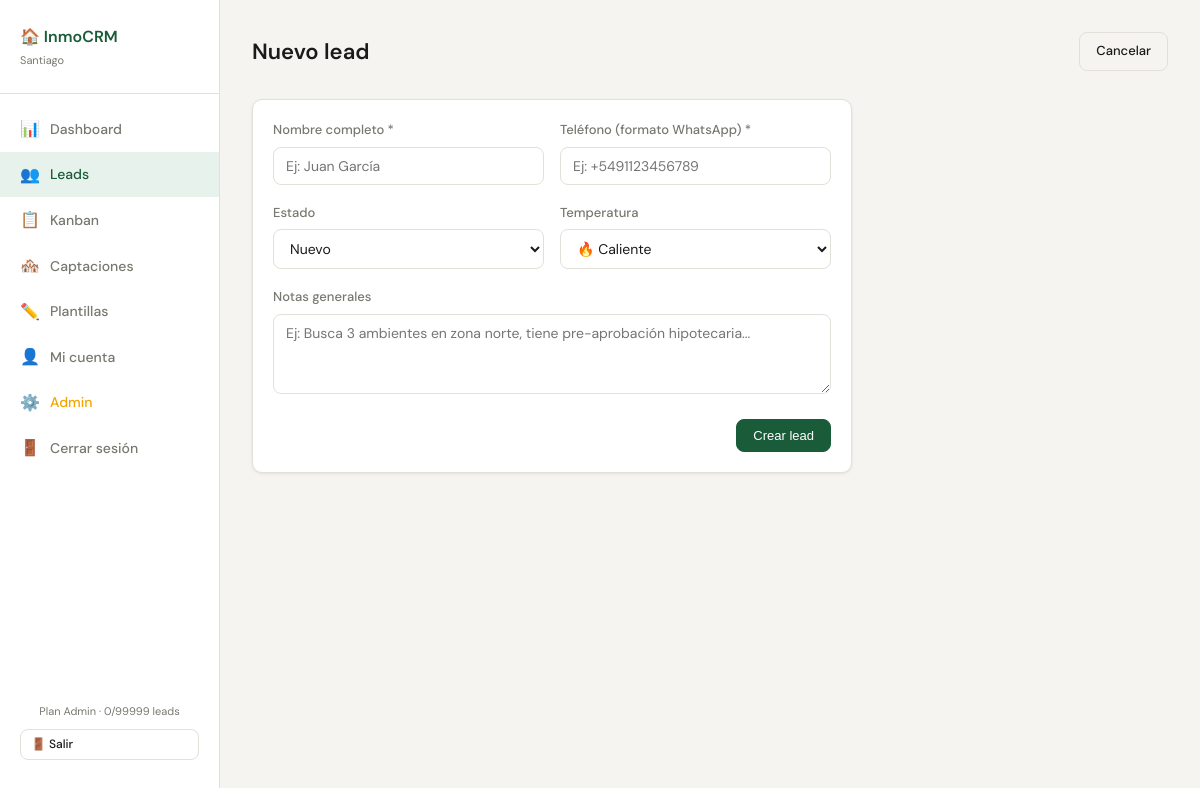
The page /leads/nuevo (signed in) on the database its author committed.
### database.py (models this page shows, shortened)
class Usuario(db.Model):
    __tablename__ = 'usuarios'
    id              = db.Column(db.Integer, primary_key=True)
    email           = db.Column(db.String(120), unique=True, nullable=False)
    password_hash   = db.Column(db.String(256), nullable=False)
    nombre          = db.Column(db.String(100), nullable=False)
    plan            = db.Column(db.String(20), default='basico')
    periodo_prueba  = db.Column(db.Boolean, default=True)
    prueba_expira   = db.Column(db.DateTime, nullable=True)
    activo          = db.Column(db.Boolean, default=True)
    es_admin        = db.Column(db.Boolean, default=False)
    creado_en       = db.Column(db.DateTime, default=datetime.now)
    leads   = db.relationship('Lead',   backref='usuario', lazy=True, cascade='all, delete-orphan')
    visitas = db.relationship('Visita', backref='usuario', lazy=True, cascade='all, delete-orphan')
    tareas  = db.relationship('Tarea',  backref='usuario', lazy=True, cascade='all, delete-orphan')
    PLANES = {
        'basico':  {'nombre': 'Básico',   'limite': 30,  'precio': 10},
        'pro':     {'nombre': 'Pro',      'limite': 70,  'precio': 30},
        'premium': {'nombre': 'Premium',  'limite': 150, 'precio': 40},
    }
    @property
    def limite_leads(self):
        if self.es_admin:
            return 99999
        return self.PLANES.get(self.plan, self.PLANES['basico'])['limite']
    @property
    def plan_nombre(self):
        if self.es_admin:
            return 'Admin'
        return self.PLANES.get(self.plan, self.PLANES['basico'])['nombre']
    @property
    def leads_count(self):
        return len(self.leads)
    @property
    def puede_crear_lead(self):
        if self.es_admin:
            return True, ''
    @property
    def prueba_activa(self):
        return self.periodo_prueba and self.prueba_expira and datetime.now() <= self.prueba_expira

### app.py (the view, shortened to what this page needs)
@app.route('/leads/nuevo', methods=['GET', 'POST'])
@login_requerido
def nuevo_lead():
    u = usuario_actual()
    puede, msg = u.puede_crear_lead
    if not puede:
        flash(msg, 'danger')
        return redirect(url_for('leads'))
    return render_template('form_lead.html', lead=None, accion='Nuevo', usuario=u)

### app.py (called while the page is built)
def login_requerido(f):
    @wraps(f)
    def decorador(*args, **kwargs):
        if not session.get('usuario_id'):
            return redirect(url_for('login'))
        return f(*args, **kwargs)
    return decorador

def usuario_actual():
    return Usuario.query.get(session.get('usuario_id'))

### templates/form_lead.html (shortened to what this page needs)
{% extends 'base.html' %}
{% block content %}
<div class="page-header">
  <h2>{{ accion }} lead</h2>
  <a href="{{ url_for('leads') }}" class="btn btn-ghost">Cancelar</a>
</div>
<div class="card" style="max-width:600px;">
  <form method="POST">
    <div class="form-row">
      <div class="form-group">
        <label>Nombre completo *</label>
        <input type="text" name="nombre" class="form-control" required value="{{ lead.nombre if lead else '' }}" placeholder="Ej: Juan García">
      </div>
      <div class="form-group">
        <label>Teléfono (formato WhatsApp) *</label>
        <input type="text" name="telefono" class="form-control" required value="{{ lead.telefono if lead else '' }}" placeholder="Ej: +5491123456789">
      </div>
    </div>
    <div class="form-row">
      <div class="form-group">
        <label>Estado</label>
        <select name="estado" class="form-control">
          {% for e in ['nuevo','contactado','visito','interesado','negociacion','frio','cerrado'] %}
          <option value="{{ e }}" {{ 'selected' if lead and lead.estado == e }}>{{ e|capitalize }}</option>
          {% endfor %}
        </select>
      </div>
      <div class="form-group">
        <label>Temperatura</label>
        <select name="temperatura" class="form-control">
          <option value="caliente" {{ 'selected' if lead and lead.temperatura == 'caliente' }}>🔥 Caliente</option>
        </select>
      </div>
    </div>
    <div class="form-group">
      <label>Notas generales</label>
      <textarea name="notas" class="form-control" placeholder="Ej: Busca 3 ambientes en zona norte, tiene pre-aprobación hipotecaria...">{{ lead.notas if lead else '' }}</textarea>
    </div>
    <div style="display:flex;gap:10px;justify-content:flex-end;margin-top:8px;">
      <button type="submit" class="btn btn-primary">{{ 'Guardar cambios' if lead else 'Crear lead' }}</button>
    </div>
  </form>
</div>
{% endblock %}

### templates/base.html (shortened to what this page needs)
<!DOCTYPE html>
<html lang="es">
<head>
  <link rel="stylesheet" href="{{ url_for('static', filename='css/style.css') }}">
</head>
<body>
<aside class="sidebar">
  <div class="sidebar-brand">
    <h1>🏠 InmoCRM</h1>
    <p>{{ usuario.nombre }}</p>
  </div>
  <nav id="nav-menu">
    <a href="{{ url_for('dashboard') }}" class="{{ 'active' if request.endpoint == 'dashboard' }}">
      <span class="icon">📊</span> Dashboard
    </a>
    <a href="{{ url_for('leads') }}" class="{{ 'active' if request.endpoint in ['leads','ver_lead','nuevo_lead','editar_lead'] }}">
      <span class="icon">👥</span> Leads
    </a>
    <a href="{{ url_for('kanban') }}" class="{{ 'active' if request.endpoint == 'kanban' }}">
      <span class="icon">📋</span> Kanban
    </a>
    <a href="{{ url_for('captaciones') }}" class="{{ 'active' if request.endpoint in ['captaciones','ver_propietario','nuevo_propietario','editar_propietario'] }}">
      <span class="icon">🏘️</span> Captaciones
    </a>
    <a href="{{ url_for('plantillas') }}" class="{{ 'active' if request.endpoint == 'plantillas' }}">
      <span class="icon">✏️</span> Plantillas
    </a>
    <a href="{{ url_for('mi_cuenta') }}" class="{{ 'active' if request.endpoint == 'mi_cuenta' }}">
      <span class="icon">👤</span> Mi cuenta
    </a>
    {% if usuario.es_admin %}
    <a href="{{ url_for('admin') }}" class="{{ 'active' if request.endpoint == 'admin' }}" style="color:#F0A500;">
      <span class="icon">⚙️</span> Admin
    </a>
    {% endif %}
    <a href="{{ url_for('logout') }}">
      <span class="icon">🚪</span> Cerrar sesión
    </a>
  </nav>
  <div style="margin-top:auto;padding:16px 20px;" class="sidebar-logout">
    <div style="font-size:11px;color:var(--muted);text-align:center;margin-bottom:8px;">
      Plan {{ usuario.plan_nombre }} · {{ usuario.leads_count }}/{{ usuario.limite_leads }} leads
    </div>
    <a href="{{ url_for('logout') }}" class="btn btn-ghost btn-sm" style="width:100%;text-align:center;">🚪 Salir</a>
  </div>
</aside>
<main class="main">
  {% block content %}{% endblock %}
</main>
</body>
</html>

### static/css/style.css (style rules this page uses)
*, *::before, *::after { box-sizing: border-box; margin: 0; padding: 0; }
:root { --bg: #F5F4F0; --surface: #FFFFFF; --border: #E2E0D8; --text: #1A1A18; --muted: #787870; --accent: #1A5C3A; --accent-lt: #E6F2EB; --red: #C0392B; --red-lt: #FDECEA; --amber: #B7660A; --amber-lt: #FEF3E2; --blue: #1A4A8A; --blue-lt: #E8F0FB; --radius: 10px; --shadow: 0 1px 3px rgba(0,0,0,.08); }
body { font-family: 'DM Sans', sans-serif; background: var(--bg); color: var(--text); font-size: 15px; line-height: 1.6; }
.sidebar { position: fixed; top: 0; left: 0; width: 220px; height: 100vh; background: var(--surface); border-right: 1px solid var(--border); display: flex; flex-direction: column; padding: 24px 0; z-index: 100; }
.sidebar-brand { padding: 0 20px 24px; border-bottom: 1px solid var(--border); margin-bottom: 12px; }
.sidebar-brand h1 { font-size: 16px; font-weight: 600; color: var(--accent); }
.sidebar-brand p { font-size: 11px; color: var(--muted); margin-top: 2px; }
.sidebar nav a { display: flex; align-items: center; gap: 10px; padding: 10px 20px; color: var(--muted); text-decoration: none; font-size: 14px; font-weight: 500; border-radius: 0; transition: all .15s; }
.sidebar nav a:hover, .sidebar nav a.active { color: var(--accent); background: var(--accent-lt); }
.sidebar nav a .icon { font-size: 16px; width: 20px; text-align: center; }
.main { margin-left: 220px; padding: 32px; min-height: 100vh; }
.page-header { display: flex; align-items: center; justify-content: space-between; margin-bottom: 28px; }
.page-header h2 { font-size: 22px; font-weight: 600; }
.card { background: var(--surface); border: 1px solid var(--border); border-radius: var(--radius); padding: 20px; box-shadow: var(--shadow); }
.btn { display: inline-flex; align-items: center; gap: 6px; padding: 8px 16px; border-radius: 8px; font-size: 13px; font-weight: 500; border: 1px solid transparent; cursor: pointer; text-decoration: none; transition: all .15s; }
.btn-primary { background: var(--accent); color: #fff; border-color: var(--accent); }
.btn-ghost { background: transparent; color: var(--text); border-color: var(--border); }
.btn-sm { padding: 5px 10px; font-size: 12px; }
.form-group { margin-bottom: 18px; }
.form-group label { display: block; font-size: 13px; font-weight: 500; margin-bottom: 6px; color: var(--muted); }
.form-control { width: 100%; padding: 9px 12px; border: 1px solid var(--border); border-radius: 8px; font-size: 14px; font-family: inherit; background: var(--surface); color: var(--text); transition: border .15s; }
textarea.form-control { resize: vertical; min-height: 80px; }
.form-row { display: grid; grid-template-columns: 1fr 1fr; gap: 16px; }
a { color: inherit; }

### rows shown on the page
Usuario: nombre "Santiago", plan_nombre "Admin", limite_leads "99999"

### other values the page prints
{{ usuario.leads_count }} "0"
{{ accion }} "Nuevo"
{{ 'Guardar cambios' if lead else 'Crear lead' }} "Crear lead"
form field estado "Nuevo"
